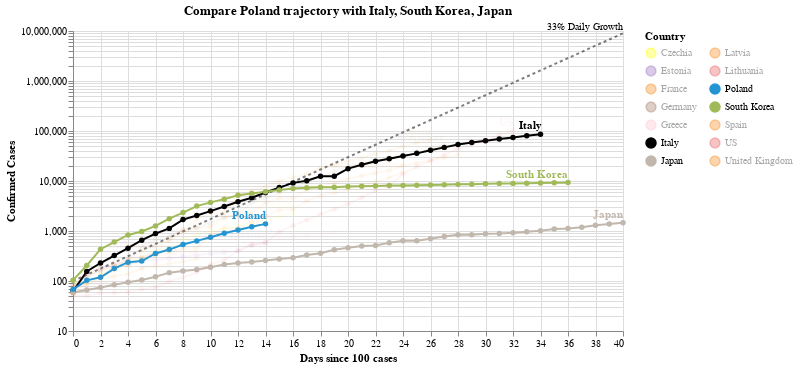

The notebook cell this image was saved under:
### Code cell
#hide_input
chart3 = make_since_chart(['Poland'])
chart3

### Figure 1 — Vega-Lite specification as saved in the notebook (floating-point values rounded to 4 significant figures; data arrays with more than 128 entries replaced by an {"elided": "..."} marker saying what was removed)
{"config": {"view": {"continuousWidth": 400, "continuousHeight": 300}}, "layer": [{"mark": {"type": "line", "color": "black", "opacity": 0.5, "strokeDash": [3, 3]}, "encoding": {"x": {"type": "quantitative", "field": "Days since 100 cases"}, "y": {"type": "quantitative", "field": "Confirmed Cases"}}}, {"mark": {"type": "text", "align": "right", "dy": -6, "fontSize": 10, "text": "33% Daily Growth"}, "encoding": {"x": {"type": "quantitative", "field": "Days since 100 cases"}, "y": {"type": "quantitative", "field": "Confirmed Cases"}}, "transform": [{"filter": "(datum['Days since 100 cases'] >= 40)"}]}, {"data": {"name": "data-71da7bd97030addf66a8f7404beae62c"}, "mark": {"type": "line", "point": true}, "encoding": {"color": {"type": "nominal", "field": "Country", "legend": {"columns": 2}, "scale": {"domain": ["Czechia", "Estonia", "France", "Germany", "Greece", "Italy", "Japan", "Latvia", "Lithuania", "Poland", "South Korea", "Spain", "US", "United Kingdom"], "range": ["yellow", "#9467bd", "#F58518", "#9D755D", "pink", "black", "#C1B7AD", "#F58518", "#E45756", "#2495D3", "#A1BA59", "#F58518", "#E45756", "#F58518"]}}, "opacity": {"condition": {"value": 1, "selection": "selector001"}, "value": 0.05}, "tooltip": [{"type": "nominal", "field": "Country"}, {"type": "temporal", "field": "Date"}, {"type": "quantitative", "field": "Confirmed Cases"}, {"type": "quantitative", "field": "Days since 100 cases"}], "x": {"type": "quantitative", "field": "Days since 100 cases"}, "y": {"type": "quantitative", "field": "Confirmed Cases", "scale": {"type": "log"}}}, "selection": {"selector001": {"type": "multi", "fields": ["Country"], "bind": "legend", "init": [{"Country": "Poland"}, {"Country": "Italy"}, {"Country": "South Korea"}, {"Country": "Japan"}]}}, "width": 550}, {"data": {"name": "data-71da7bd97030addf66a8f7404beae62c"}, "mark": {"type": "text", "align": "right", "dy": -8, "fontWeight": "bold"}, "encoding": {"color": {"type": "nominal", "field": "Country", "legend": {"columns": 2}, "scale": {"domain": ["Czechia", "Estonia", "France", "Germany", "Greece", "Italy", "Japan", "Latvia", "Lithuania", "Poland", "South Korea", "Spain", "US", "United Kingdom"], "range": ["yellow", "#9467bd", "#F58518", "#9D755D", "pink", "black", "#C1B7AD", "#F58518", "#E45756", "#2495D3", "#A1BA59", "#F58518", "#E45756", "#F58518"]}}, "opacity": {"condition": {"value": 1, "selection": "selector001"}, "value": 0.05}, "text": {"type": "nominal", "field": "Country"}, "tooltip": [{"type": "nominal", "field": "Country"}, {"type": "temporal", "field": "Date"}, {"type": "quantitative", "field": "Confirmed Cases"}, {"type": "quantitative", "field": "Days since 100 cases"}], "x": {"type": "quantitative", "field": "Days since 100 cases"}, "y": {"type": "quantitative", "field": "Confirmed Cases", "scale": {"type": "log"}}}, "transform": [{"filter": "(datum['Date'] >= 1585267200000)"}], "width": 550}], "data": {"name": "data-68672cae1c84aacde8ad60773c6666d3"}, "title": "Compare Poland trajectory with Italy, South Korea, Japan", "$schema": "https://vega.github.io/schema/vega-lite/v4.0.2.json", "datasets": {"data-68672cae1c84aacde8ad60773c6666d3": [{"Days since 100 cases": 0, "Confirmed Cases": 100.0}, {"Days since 100 cases": 1, "Confirmed Cases": 133.0}, {"Days since 100 cases": 2, "Confirmed Cases": 176.9}, {"Days since 100 cases": 3, "Confirmed Cases": 235.3}, {"Days since 100 cases": 4, "Confirmed Cases": 312.9}, {"Days since 100 cases": 5, "Confirmed Cases": 416.2}, {"Days since 100 cases": 6, "Confirmed Cases": 553.5}, {"Days since 100 cases": 7, "Confirmed Cases": 736.1}, {"Days since 100 cases": 8, "Confirmed Cases": 979.1}, {"Days since 100 cases": 9, "Confirmed Cases": 1302.0}, {"Days since 100 cases": 10, "Confirmed Cases": 1732.0}, {"Days since 100 cases": 11, "Confirmed Cases": 2303.0}, {"Days since 100 cases": 12, "Confirmed Cases": 3064.0}, {"Days since 100 cases": 13, "Confirmed Cases": 4074.0}, {"Days since 100 cases": 14, "Confirmed Cases": 5419.0}, {"Days since 100 cases": 15, "Confirmed Cases": 7207.0}, {"Days since 100 cases": 16, "Confirmed Cases": 9586.0}, {"Days since 100 cases": 17, "Confirmed Cases": 12750.0}, {"Days since 100 cases": 18, "Confirmed Cases": 16960.0}, {"Days since 100 cases": 19, "Confirmed Cases": 22550.0}, {"Days since 100 cases": 20, "Confirmed Cases": 29990.0}, {"Days since 100 cases": 21, "Confirmed Cases": 39890.0}, {"Days since 100 cases": 22, "Confirmed Cases": 53060.0}, {"Days since 100 cases": 23, "Confirmed Cases": 70560.0}, {"Days since 100 cases": 24, "Confirmed Cases": 93850.0}, {"Days since 100 cases": 25, "Confirmed Cases": 124800.0}, {"Days since 100 cases": 26, "Confirmed Cases": 166000.0}, {"Days since 100 cases": 27, "Confirmed Cases": 220800.0}, {"Days since 100 cases": 28, "Confirmed Cases": 293700.0}, {"Days since 100 cases": 29, "Confirmed Cases": 390600.0}, {"Days since 100 cases": 30, "Confirmed Cases": 519500.0}, {"Days since 100 cases": 31, "Confirmed Cases": 690900.0}, {"Days since 100 cases": 32, "Confirmed Cases": 918900.0}, {"Days since 100 cases": 33, "Confirmed Cases": 1222000.0}, {"Days since 100 cases": 34, "Confirmed Cases": 1625000.0}, {"Days since 100 cases": 35, "Confirmed Cases": 2162000.0}, {"Days since 100 cases": 36, "Confirmed Cases": 2875000.0}, {"Days since 100 cases": 37, "Confirmed Cases": 3824000.0}, {"Days since 100 cases": 38, "Confirmed Cases": 5086000.0}, {"Days since 100 cases": 39, "Confirmed Cases": 6764000.0}, {"Days since 100 cases": 40, "Confirmed Cases": 8996000.0}], "data-71da7bd97030addf66a8f7404beae62c": {"elided": "339 records"}}}
